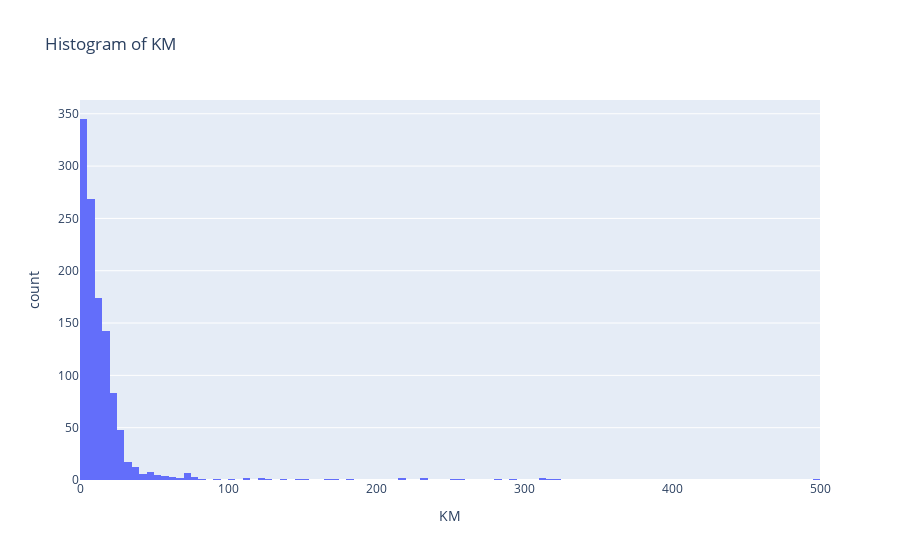

The notebook cell saved with this chart:
### Code cell
px.histogram(df, x='KM', nbins=100, title='Histogram of KM')

### Figure 1 — Plotly figure (JSON) as saved in the notebook; plotly's stock layout.template omitted (floating-point values rounded to 4 significant figures; data arrays with more than 128 entries replaced by an {"elided": "..."} marker saying what was removed)
{"data": [{"alignmentgroup": "True", "bingroup": "x", "hovertemplate": "KM=%{x}<br>count=%{y}<extra></extra>", "legendgroup": "", "marker": {"color": "#636efa", "pattern": {"shape": ""}}, "name": "", "nbinsx": 100, "offsetgroup": "", "orientation": "v", "showlegend": false, "type": "histogram", "x": {"elided": "1155 float values"}, "xaxis": "x", "yaxis": "y"}], "layout": {"barmode": "relative", "legend": {"tracegroupgap": 0}, "title": {"text": "Histogram of KM"}, "xaxis": {"anchor": "y", "domain": [0, 1], "title": {"text": "KM"}}, "yaxis": {"anchor": "x", "domain": [0, 1], "title": {"text": "count"}}}}
